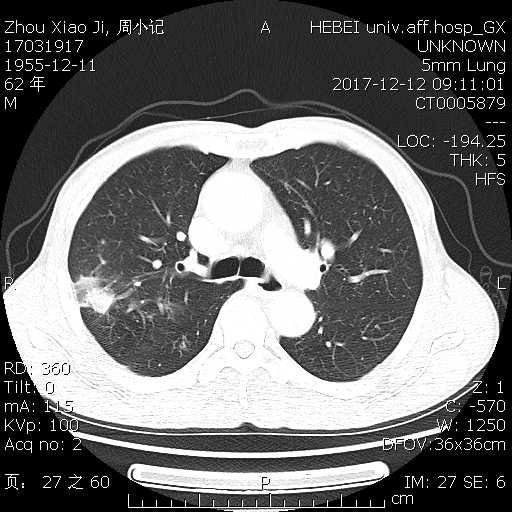
#> input picture show/hbu01_1.png, 512 x 512 px, found by its file name
$ python show_heatmap.py
#> lines starting #> are read from the running program, lines starting #| are printed output that depends on the picture
#> further down, img is the input picture: PIL image 512x512 L; min 0, max 255, mean 108.1
import os
import cv2
import numpy as np
import matplotlib.pyplot as plt
from PIL import Image


def map_scalar_to_color(x):
    x_list = [0.0, 0.25, 0.5, 0.75, 1.0]
    c_list = [[0, 0, 255],
              [0, 255, 255],
              [0, 255, 0],
              [255, 255, 0],
              [255, 0, 0]]
    for i in range(len(x_list)):
        if (x <= x_list[i + 1]):
            x0 = x_list[i]
            x1 = x_list[i + 1]
            c0 = c_list[i]
            c1 = c_list[i + 1]
            alpha = (x - x0) / (x1 - x0)
            c = [c0[j] * (1 - alpha) + c1[j] * alpha for j in range(3)]
            c = [int(item) for item in c]
            return tuple(c)


def get_fused_heat_map(image, att):
    [H, W] = image.size
#> H = 512; W = 512
    img = Image.new('RGB', image.size, (255, 0, 0))
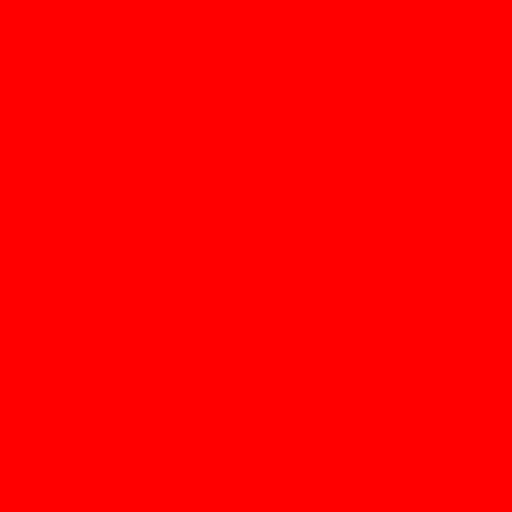
#> img: PIL image 512x512 RGB; mean R, G, B 255, 0, 0

    for i in range(H):
        for j in range(W):
            p0 = image.getpixel((i, j))
            alpha = att.getpixel((i, j))
            p1 = map_scalar_to_color(alpha)
            alpha = 0.3 + alpha * 0.5
            p = [int(p0 * (1 - alpha) + p1[c] * alpha) for c in range(3)]
            p = tuple(p)
            img.putpixel((i, j), p)
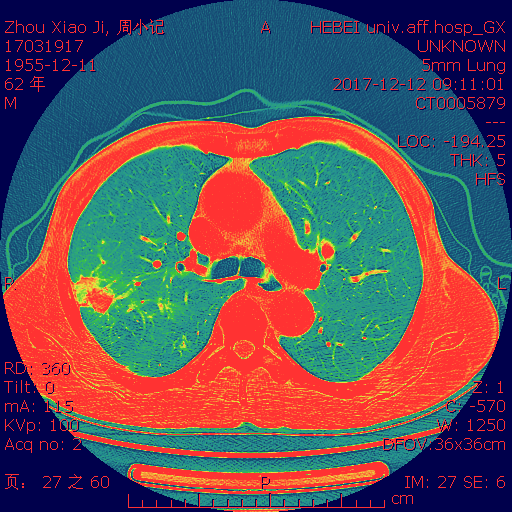
#> img: PIL image 512x512 RGB; mean R, G, B 97.3, 81.4, 90.6
    return img


if __name__ == "__main__":
    image_name = "/root/projects/Datasets/dataset37/test/imgs/hbu01_1.png"
    scalar_name = "/root/projects/myself/results/output/hbu01_1.png"
    save_name = "./result"

    img = Image.open(image_name)
    # img = np.load(image_name)
    # img = Image.fromarray(np.uint8(img*255))
    # load the scalar map, and normalize the inteinsty to  0 - 1
    scl = Image.open(scalar_name).convert('L')
    scl = np.asarray(scl)
    scl = cv2.resize(scl, dsize=(img.size[0], img.size[1]), interpolation=cv2.INTER_NEAREST)
    scl_norm = np.asarray(scl, np.float32) / 255
    scl_norm = Image.fromarray(scl_norm)

    # convert the scalar map to heat map, and fuse it with the original image
    img_scl = get_fused_heat_map(img, scl_norm)
    # img_scl.save(save_name, format='png')

    plt.imshow(img_scl), plt.title('fused result')
    # plt.colorbar()
    plt.show()
